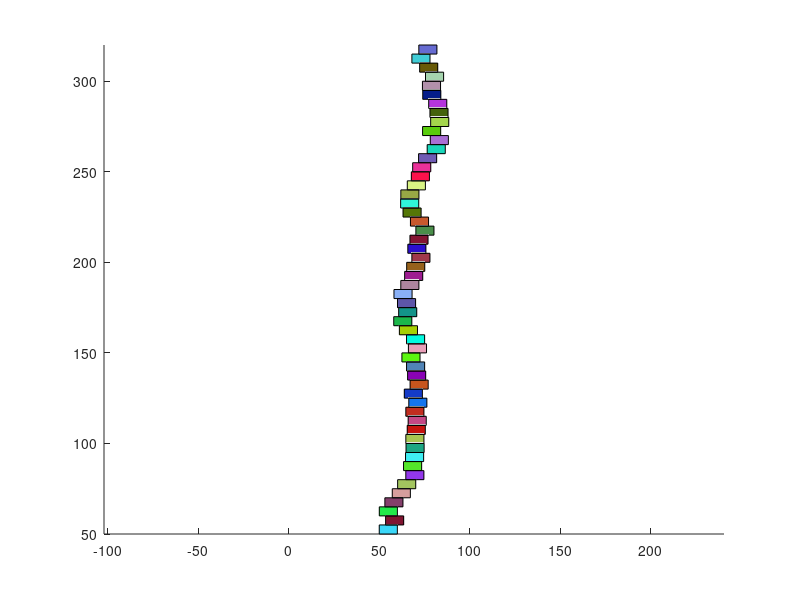

Write MATLAB code to recreate this figure.
close all;
figure;
axis equal;
x = 50;
y = 50;
l = 10;
h = 5;
rectangle('Position', [x, y, l, h], 'FaceColor', rand(1, 3));

for i = 1:53
    x = x + (rand*10 - 5);
    y = y + 5;
    rectangle('Position', [x, y, l, h], 'FaceColor', rand(1, 3));
end
